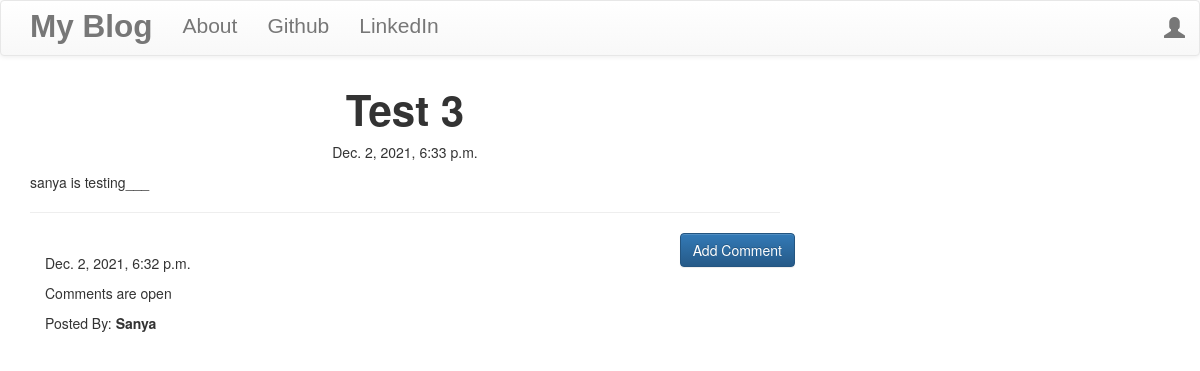
/post/18, run on an earlier commit of the app's database.
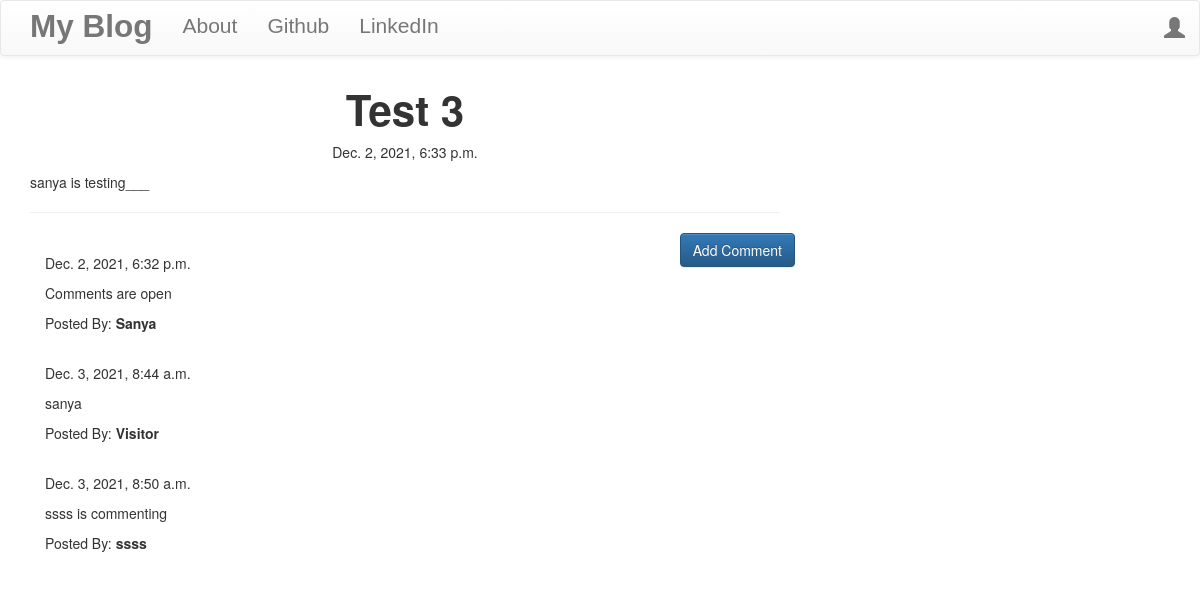
And on a later commit of the database.
### blog/models.py (models this page shows, shortened)
class Post(models.Model):
    author = models.ForeignKey('auth.User', on_delete=models.CASCADE)
    title = models.CharField(max_length=200)
    text = models.TextField()
    created_date = models.DateTimeField(default=timezone.now)
    published_date = models.DateTimeField(blank=True, null=True)

class Comment(models.Model):
    post = models.ForeignKey('blog.Post', related_name="comments", on_delete=models.CASCADE)
    author = models.CharField(max_length=200)
    text = models.TextField()
    created_date = models.DateTimeField(default=timezone.now)
    approved_comment = models.BooleanField(default=False)

### blog/views.py (the view)
# urls.py: path('post/<int:pk>', views.PostDetailView.as_view(), name='post_detail'),
class PostDetailView(DetailView):
    model = Post

### blog/templates/blog/post_detail.html (shortened to what this page needs)
{% extends 'blog/base.html' %}
{% block content %}
<h1 class="posttitle loader"><b>{{post.title}}</b></h1>
{% if post.published_date %}
    <div class="date postdate">
        {{ post.published_date }}
    </div>
{% else %}
<a class="btn btn-default" href="{% url 'post_publish' pk=post.pk %}">Publish</a>
{% endif %}
<p class="postcontent">{{ post.text|safe|linebreaksbr}}</p>
<hr>
<a class="btn btn-primary btn-comment" href="{% url 'add_comment_to_post' pk=post.pk %}">Add Comment</a>
<div class="container">
    {% for comment in post.comments.all %}
    <br>
    {% if user.is_authenticated or comment.approved_comment %}
        {{ comment.created_date }}
        <p>{{comment.text|safe|linebreaks}}</p>
        <p>Posted By: <strong>{{comment.author}}</strong><p>
    {% endif %}
    {% empty %}
    <p>No Comments!</p>
    {% endfor %}
        </div>
{% endblock %}

### blog/templates/blog/base.html (shortened to what this page needs)
<!DOCTYPE html>
{% load static %}
<html>
    <head>
<link rel="stylesheet" href="https://maxcdn.bootstrapcdn.com/bootstrap/3.3.7/css/bootstrap.min.css">
<link rel="stylesheet" href="https://maxcdn.bootstrapcdn.com/bootstrap/3.3.7/css/bootstrap-theme.min.css">
        <link rel="stylesheet" href="//cdn.jsdelivr.net/npm/medium-editor@latest/dist/css/medium-editor.min.css" type="text/css" media="screen" charset="utf-8">
        <link rel="stylesheet" href="{% static 'css/blog.css' %}">
    </head>
    <body class="loader">
       <nav class="navbar navbar-default techfont">
            <div class="container">
                <ul class="nav navbar-nav">
                <li><a class="navbar-brand bigbrand" href="{% url 'post_list' %}"><b>My Blog</b></a></li>
                <li><a href="{% url 'about' %}">About</a></li>
                <li><a href="https://www.github.com">Github</a></li>
                <li><a href="https://www.linkedin.com">LinkedIn</a></li>
                </ul>
                <ul class="nav navbar-nav navbar-right">
                {% if user.is_authenticated %}
                <li>
                        <a href="{% url 'post_new' %}">New Post</a>
                </li>
                <li>
                        <a href="{% url 'post_draft_list' %}">Drafts</a>
                </li>
                <li>
                        <a href="{% url 'logout' %}">Log Out</a>
                </li>
                <li>
                        <a>Welcome: {{ user.username }}</a>
                </li>
                    {% else %}
                    <li><a class="nav navbar-right" href="{% url 'login' %}"><span class="glyphicon glyphicon-user"></span></a></li>
                {% endif %}
            </nav>
                <div class="content container">
                    <div class="row">
                        <div class="col-md-8">
                            <div class="blog_posts">
                                {% block content %}
                                {% endblock %}
                            </div>
                        </div>
                    </div>
                </div>
    </body>
</html>

### blog/static/css/blog.css (style rules this page uses)
.techfont { font-family: 'Russo One', sans-serif; font-size: 1.5em; margin-bottom: 10px; }
.postdate { text-align: center; }
.posttitle { font-weight: bolder; font-size: 3em; text-align: center; }
.postcontent { font-family: 'Montserrat'; font-size: 1.5em; }
.btn-comment { position: absolute; right: 0px; }
.bigbrand { font-size: 1.5em; }
.loader { filter: hue-rotate(0deg); color: linear-gradient(45deg, #0f8, #08f); animation: hue 5000ms infinite linear; }

What changed in the data, as far as the page shows it:
added Comment: created_date "Dec. 3, 2021, 8:44 a.m.", text "sanya", author "Visitor"
added Comment: created_date "Dec. 3, 2021, 8:50 a.m.", text "ssss is commenting", author "ssss"
